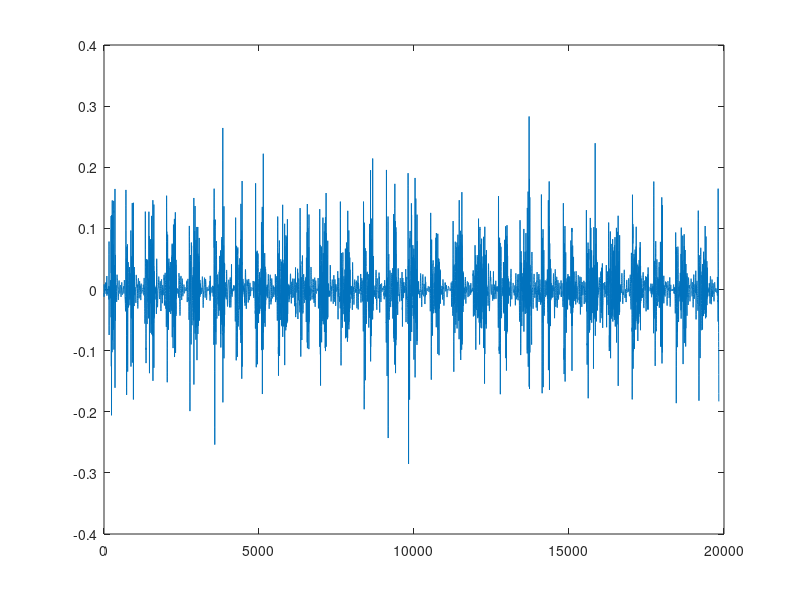
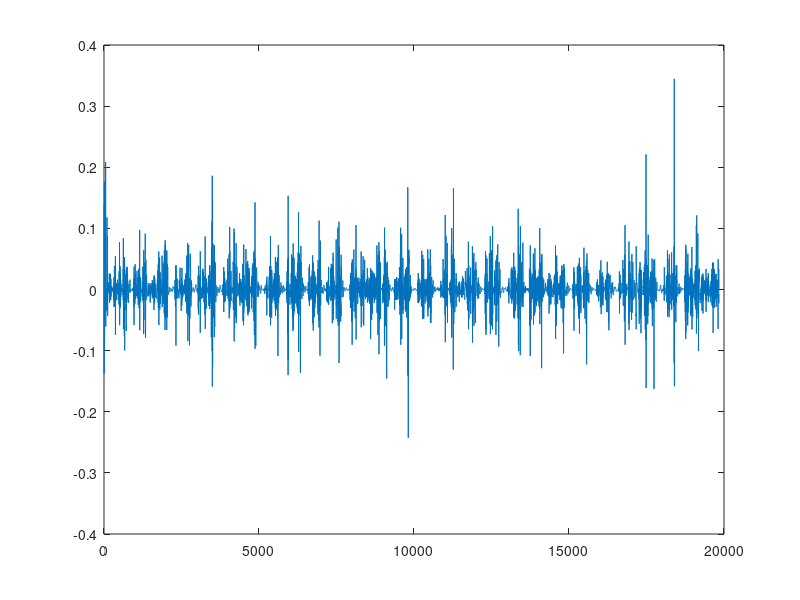
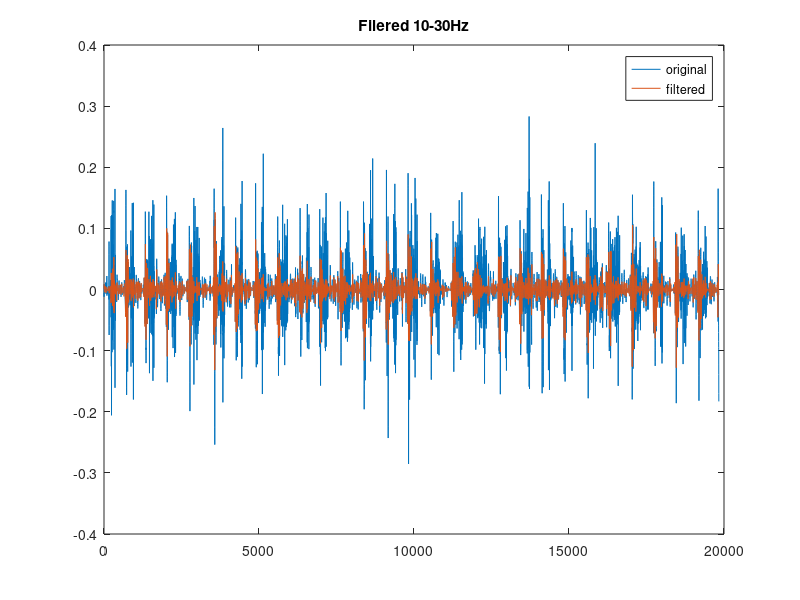
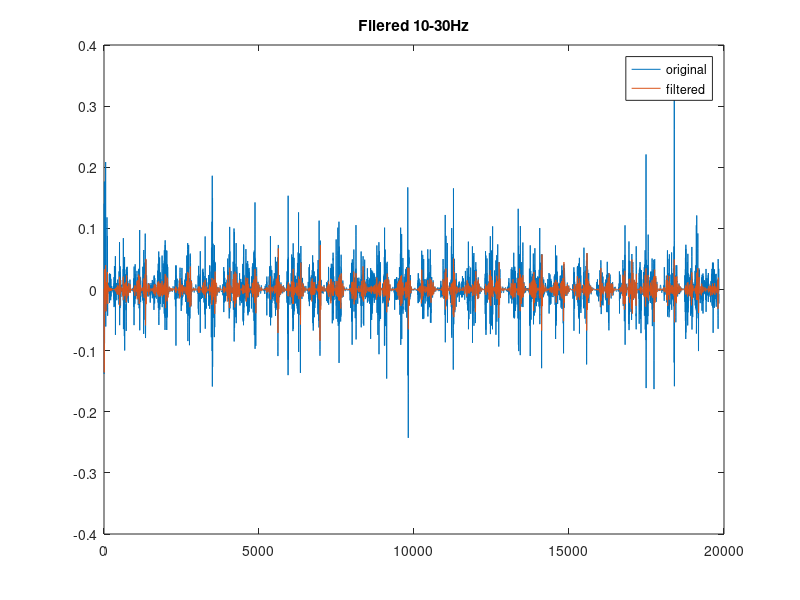

The MATLAB source for these figures, in order: (Note: this script raises an error after producing the figures.)
%% 1: STEP FREQUENCY

load threeSubjects.mat
fs = 512; % Hz (sample rate)

% Let's see sbj1 signals plotted
gastrocnemio = sbj1(:,1);
tibiale = sbj1(:,2);

figure,
plot(gastrocnemio)
figure,
plot(tibiale)

% We notice that both signals contain a lot of noise. we can try and
% filter them: butter and filtfilt functions. 10-30Hz
% We can combine low pass and high pass filtering

lowp = 30; % (Hz) upper bound frequency
ord = 4; % filter order
nyqfreq = fs/2; % Nyquist frequency (for Shannon's Theorem Of Sampling)

% Cutoff Frequency
Wn = lowp/nyqfreq;

% Creating the actual filter with butter.
[b, a] = butter(ord, Wn, 'low');

emg_filtrata1 = filtfilt(b,a,sbj1);
emg_filtrata4 = filtfilt(b,a,sbj4);
emg_filtrata5 = filtfilt(b,a,sbj5);

% We have obtained filtered emgs (only low pass)

% Now we are high pass filtering (from 10 Hz)
highp = 10; %Hz
Wn = highp/nyqfreq;
[b, a] = butter(ord, Wn, 'high');
emg_filtrata1 = filtfilt(b, a, emg_filtrata1);
emg_filtrata4 = filtfilt(b, a, emg_filtrata4);
emg_filtrata5 = filtfilt(b, a, emg_filtrata5);

% Obtained the complete filtered version of emgs.

% Let's see what we got:
gastrocnemio2 = emg_filtrata1(:,1);
tibiale2 = emg_filtrata1(:,2);

figure, clf, plot(gastrocnemio), hold on
plot(gastrocnemio2), hold off
title('Filered 10-30Hz')
legend({'original', 'filtered'})
figure, clf, plot(tibiale), hold on
plot(tibiale2), hold off
title('Filered 10-30Hz')
legend({'original', 'filtered'})

% Feature extraction
emg_rms1 = rms(emg_filtrata1,2); % Root-mean-square
emg_rms4 = rms(emg_filtrata4,2); % Root-mean-square
emg_rms5 = rms(emg_filtrata5,2); % Root-mean-square
% Just to see each step better

% Event detection (Usually 20-30% of RMS)
threshold1 = 0.30*max(emg_rms1); % Threshold for event detection
threshold4 = 0.30*max(emg_rms4);
threshold5 = 0.30*max(emg_rms5);

% Find peaks above threshold
[peaks1,steps1] = findpeaks(emg_rms1,'MinPeakHeight',threshold1); 
[peaks4,steps4] = findpeaks(emg_rms4,'MinPeakHeight',threshold4);
[peaks5,steps5] = findpeaks(emg_rms5,'MinPeakHeight',threshold5); 

duration1 = size(sbj1,1)/fs; % Recording duration in seconds
% this is for how long did they walk, later we will recompute this number
frequency1 = length(steps1)/duration1; % Steps per second

duration4 = size(sbj4,1)/fs; % Recording duration in seconds
frequency4 = length(steps4)/duration4; % Steps per second

duration5 = size(sbj5,1)/fs; % Recording duration in seconds
frequency5 = length(steps5)/duration5; % Steps per second

% Let's see how the thresholds work

figure, hold on
plot(emg_rms1)
yline(threshold1, 'Color', 'r', 'LineWidth', 1),
legend({'RMS1', 'threshold'})
hold off

figure, hold on
plot(emg_rms4)
yline(threshold4, 'Color', 'r', 'LineWidth', 1),
legend({'RMS4', 'threshold'})
hold off

figure, hold on
plot(emg_rms5)
yline(threshold5, 'Color', 'r', 'LineWidth', 1),
legend({'RMS5', 'threshold'})
hold off

% Display the results (Frequency of steps)
disp(['Frequency of steps1: ',num2str(frequency1),' Hz']);
disp(['Frequency of steps4: ',num2str(frequency4),' Hz']);
disp(['Frequency of steps5: ',num2str(frequency5),' Hz']);

save THRESHOLD threshold4 threshold1 threshold5
save FILTERED emg_rms1 emg_rms4 emg_rms5

%% 2: HOW MANY STEPS FOR EACH SUBJECT? AND...
%% 3: HOW LONG DID THEY WALK?

load THRESHOLD
load FILTERED

fs = 512; % sample rate

% Loop on every subjects' rms to compute the number of steps
subjects = {emg_rms1, emg_rms4, emg_rms5};
thresholds = {threshold1, threshold4, threshold5};
ns = zeros(3,1);
wd = zeros(3,1);

for i = 1:numel(subjects)
    % Event detection
    % Find peaks above threshold
    [peaks,steps] = findpeaks(subjects{i},'MinPeakHeight',thresholds{i}); 

    % Compute the number of steps
    num_steps = length(steps); % How many peaks we got?
    ns(i) = num_steps; % we add them inside a data structure

    % Compute the walking duration
    walking_duration = length(subjects{i})/fs;
    wd(i) = walking_duration;

end

% Let's see the results
j = 1;
for i = 1:numel(subjects)
    if i==2
        j = 4;
    elseif i == 3
        j = 5;
    end
    disp(['Subject ',num2str(j),' number of steps: ',num2str(ns(i))]);
    disp(['And Walking Duration: ',num2str(wd(i))]);
end

%% NOTES:
% - Once the number of steps is computed, we can retrieve the time spent
%   while walking (and vice-versa)
% - By using a different feature extraction technique we can obtain
%   different (more/less precise) results
% - We can even modify the threshold at 20% of the RMS (results shouldn't
%   differ too much from what we got here)
% - We can change the filter, thus obtaining different results (the signals
%   are somehow very noisy)
% - I will provide different version of the code just to show some of these
%   differences